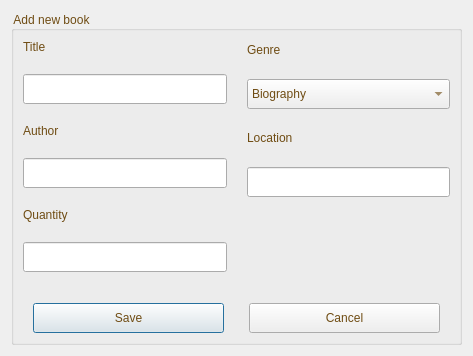
<?xml version="1.0" encoding="UTF-8"?>
<ui version="4.0">
 <class>Addbook</class>
 <widget class="QDialog" name="Addbook">
  <property name="geometry">
   <rect>
    <x>0</x>
    <y>0</y>
    <width>473</width>
    <height>328</height>
   </rect>
  </property>
  <property name="windowTitle">
   <string>Dialog</string>
  </property>
  <layout class="QGridLayout" name="gridLayout">
   <property name="spacing">
    <number>4</number>
   </property>
   <item row="0" column="1">
    <widget class="QGroupBox" name="groupBox">
     <property name="styleSheet">
      <string notr="true">color:rgb(111, 76, 19);
font: 18pt &quot;Segoe UI&quot;;</string>
     </property>
     <property name="title">
      <string>Add new book</string>
     </property>
     <layout class="QGridLayout" name="gridLayout_2">
      <item row="0" column="0">
       <layout class="QHBoxLayout" name="horizontalLayout">
        <property name="spacing">
         <number>20</number>
        </property>
        <item>
         <layout class="QVBoxLayout" name="verticalLayout">
          <item>
           <widget class="QLabel" name="label_2">
            <property name="styleSheet">
             <string notr="true">color:rgb(111, 76, 19);
font: 14pt &quot;Segoe UI&quot;;
</string>
            </property>
            <property name="text">
             <string>Title</string>
            </property>
            <property name="buddy">
             <cstring>lineEdit_title</cstring>
            </property>
           </widget>
          </item>
          <item>
           <widget class="QLineEdit" name="lineEdit_title">
            <property name="minimumSize">
             <size>
              <width>0</width>
              <height>30</height>
             </size>
            </property>
            <property name="styleSheet">
             <string notr="true">color:rgb(111, 76, 19);
font: 12pt &quot;Segoe UI&quot;;
</string>
            </property>
           </widget>
          </item>
          <item>
           <widget class="QLabel" name="label_3">
            <property name="styleSheet">
             <string notr="true">color:rgb(111, 76, 19);
font: 14pt &quot;Segoe UI&quot;;</string>
            </property>
            <property name="text">
             <string>Author</string>
            </property>
            <property name="buddy">
             <cstring>lineEdit_author</cstring>
            </property>
           </widget>
          </item>
          <item>
           <widget class="QLineEdit" name="lineEdit_author">
            <property name="minimumSize">
             <size>
              <width>0</width>
              <height>30</height>
             </size>
            </property>
            <property name="styleSheet">
             <string notr="true">color:rgb(111, 76, 19);
font: 12pt &quot;Segoe UI&quot;;</string>
            </property>
           </widget>
          </item>
          <item>
           <widget class="QLabel" name="label_5">
            <property name="styleSheet">
             <string notr="true">color:rgb(111, 76, 19);
font: 14pt &quot;Segoe UI&quot;;</string>
            </property>
            <property name="text">
             <string>Quantity</string>
            </property>
           </widget>
          </item>
          <item>
           <widget class="QLineEdit" name="lineEdit_quantity">
            <property name="minimumSize">
             <size>
              <width>0</width>
              <height>30</height>
             </size>
            </property>
            <property name="styleSheet">
             <string notr="true">color:rgb(111, 76, 19);
font: 12pt &quot;Segoe UI&quot;;</string>
            </property>
           </widget>
          </item>
         </layout>
        </item>
        <item>
         <layout class="QVBoxLayout" name="verticalLayout_2">
          <item>
           <widget class="QLabel" name="label_6">
            <property name="styleSheet">
             <string notr="true">color:rgb(111, 76, 19);
font: 14pt &quot;Segoe UI&quot;;
</string>
            </property>
            <property name="text">
             <string>Genre</string>
            </property>
            <property name="buddy">
             <cstring>lineEdit_quantity</cstring>
            </property>
           </widget>
          </item>
          <item>
           <widget class="QComboBox" name="comboBox">
            <property name="minimumSize">
             <size>
              <width>0</width>
              <height>30</height>
             </size>
            </property>
            <property name="styleSheet">
             <string notr="true">color:rgb(111, 76, 19);
font: 12pt &quot;Segoe UI&quot;;</string>
            </property>
            <item>
             <property name="text">
              <string>Biography</string>
             </property>
            </item>
            <item>
             <property name="text">
              <string>Mystery</string>
             </property>
            </item>
            <item>
             <property name="text">
              <string>History</string>
             </property>
            </item>
            <item>
             <property name="text">
              <string>Science</string>
             </property>
            </item>
            <item>
             <property name="text">
              <string>Horror</string>
             </property>
            </item>
            <item>
             <property name="text">
              <string>Travel</string>
             </property>
            </item>
            <item>
             <property name="text">
              <string>Business</string>
             </property>
            </item>
            <item>
             <property name="text">
              <string>Children</string>
             </property>
            </item>
            <item>
             <property name="text">
              <string>Cooking</string>
             </property>
            </item>
           </widget>
          </item>
          <item>
           <widget class="QLabel" name="label_location">
            <property name="styleSheet">
             <string notr="true">color:rgb(111, 76, 19);
font: 14pt &quot;Segoe UI&quot;;</string>
            </property>
            <property name="text">
             <string>Location</string>
            </property>
            <property name="buddy">
             <cstring>comboBox</cstring>
            </property>
           </widget>
          </item>
          <item>
           <widget class="QLineEdit" name="lineEdit_location">
            <property name="minimumSize">
             <size>
              <width>0</width>
              <height>30</height>
             </size>
            </property>
            <property name="styleSheet">
             <string notr="true">color:rgb(111, 76, 19);
font: 12pt &quot;Segoe UI&quot;;</string>
            </property>
           </widget>
          </item>
          <item>
           <widget class="QLabel" name="label">
            <property name="text">
             <string/>
            </property>
           </widget>
          </item>
          <item>
           <widget class="QLineEdit" name="lineEdit">
            <property name="enabled">
             <bool>false</bool>
            </property>
            <property name="styleSheet">
             <string notr="true">border: none;
background: transparent;</string>
            </property>
           </widget>
          </item>
         </layout>
        </item>
       </layout>
      </item>
      <item row="1" column="0">
       <layout class="QHBoxLayout" name="horizontalLayout_3">
        <property name="spacing">
         <number>25</number>
        </property>
        <property name="leftMargin">
         <number>10</number>
        </property>
        <property name="topMargin">
         <number>25</number>
        </property>
        <property name="rightMargin">
         <number>10</number>
        </property>
        <item>
         <widget class="QPushButton" name="pushButton">
          <property name="minimumSize">
           <size>
            <width>0</width>
            <height>30</height>
           </size>
          </property>
          <property name="cursor">
           <cursorShape>PointingHandCursor</cursorShape>
          </property>
          <property name="styleSheet">
           <string notr="true">color:rgb(111, 76, 19);
font: 14pt &quot;Segoe UI&quot;;</string>
          </property>
          <property name="text">
           <string>Save</string>
          </property>
         </widget>
        </item>
        <item>
         <widget class="QPushButton" name="pushButton_2">
          <property name="minimumSize">
           <size>
            <width>0</width>
            <height>30</height>
           </size>
          </property>
          <property name="cursor">
           <cursorShape>PointingHandCursor</cursorShape>
          </property>
          <property name="styleSheet">
           <string notr="true">color:rgb(111, 76, 19);
font: 14pt &quot;Segoe UI&quot;;</string>
          </property>
          <property name="text">
           <string>Cancel</string>
          </property>
         </widget>
        </item>
       </layout>
      </item>
     </layout>
    </widget>
   </item>
  </layout>
 </widget>
 <resources/>
 <connections/>
</ui>
